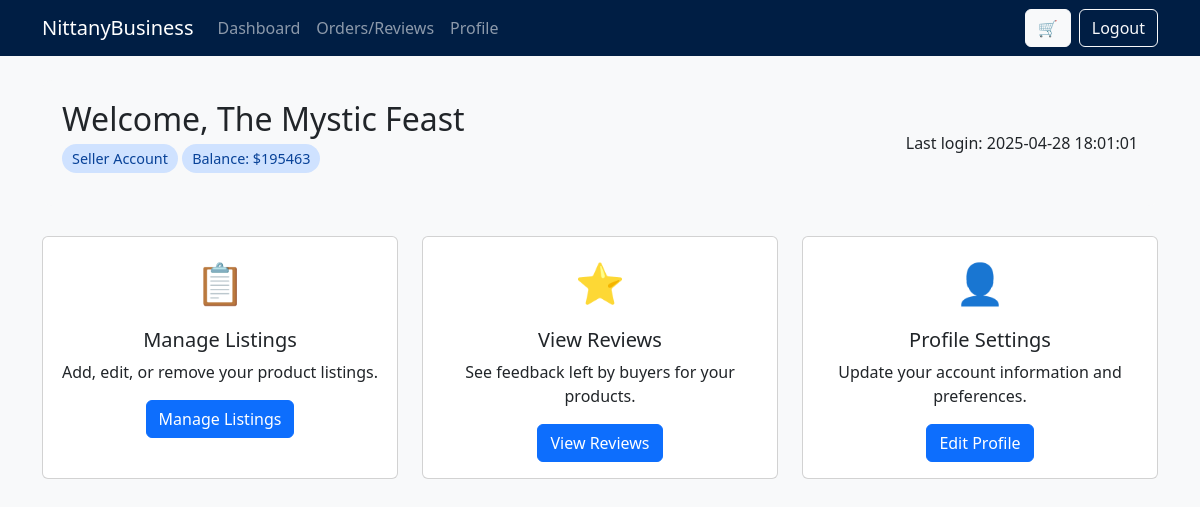
The app's page /dashboard (signed in), older data.
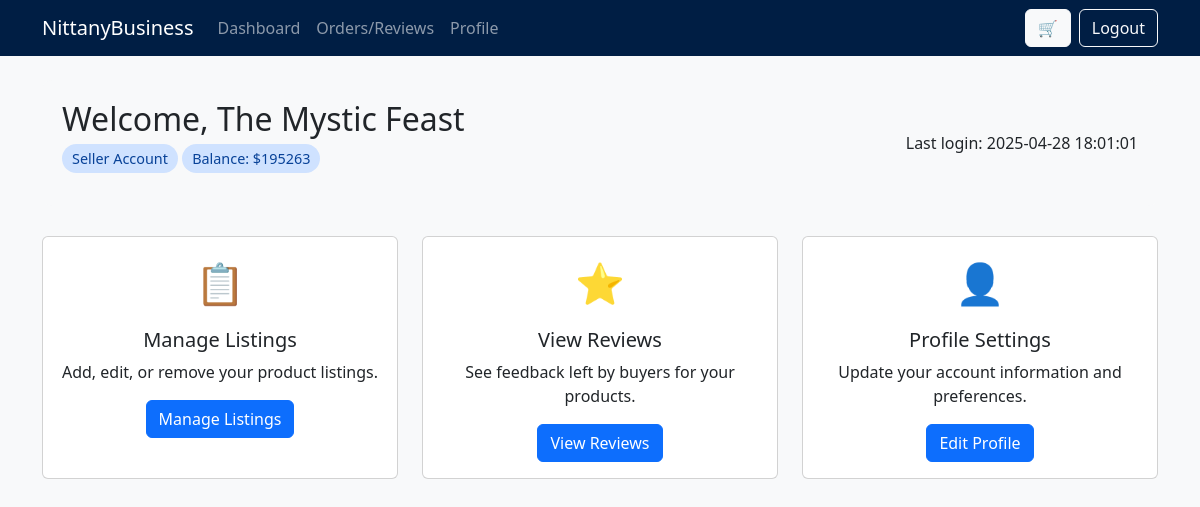
The same page, newer data.
### tables this page shows
CREATE TABLE Sellers (
            email TEXT PRIMARY KEY,
            business_name TEXT NOT NULL,
            business_address_id TEXT NOT NULL,
            bank_routing_number INTEGER NOT NULL,
            bank_account_number INTEGER NOT NULL,
            balance INTEGER NOT NULL,
            FOREIGN KEY (email) REFERENCES Users (email) ON UPDATE CASCADE,
            FOREIGN KEY (business_address_id) REFERENCES Address (address_id)
        );

### V1/nittany-business/app.py (the view)
@app.route('/dashboard')
def dashboard():
    message, success = None, False
    flashed = get_flashed_messages(with_categories=True)
    if flashed:
        success, message = flashed[0]
    if 'user' not in session:
        return redirect(url_for('login'))
    user = session['user']
    if not isinstance(user, dict):
        user = {'name': 'Demo User', 'type': 'buyer', 'last_login': datetime.now().strftime('%Y-%m-%d %H:%M:%S')}
    else:
        user['last_login'] = datetime.now().strftime('%Y-%m-%d %H:%M:%S')
    if (user['type'] == 'Seller'):
        connection = sql.connect(DATABASE)
        cursor = connection.cursor()
        cursor.execute('''
            SELECT (balance)
            FROM Sellers S
            WHERE S.email = ?
            ''', (user['id'],))
        balance = cursor.fetchone()[0]
    else:
        balance = 0
    return render_template('dashboard.html', user=user, message=message, success=success, balance=balance)

### V1/nittany-business/templates/dashboard.html (shortened to what this page needs)
<!DOCTYPE html>
<html lang="en">
<head>
    <link href="https://cdn.jsdelivr.net/npm/bootstrap@5.3.0/dist/css/bootstrap.min.css" rel="stylesheet">
    <link rel="stylesheet" href="{{ url_for('static', filename='css/styles.css') }}">
</head>
<body>
    {% include 'navbar.html' %}
    <div class="container mt-4">
        <div class="user-welcome">
            <div class="d-flex justify-content-between align-items-center">
                <div>
                    <h2>Welcome, {{ user.name }}</h2>
                    <p>
                        {% if user.type == 'Buyer' %}
                        <span class="user-type-badge buyer-badge">Buyer Account</span>
                        {% elif user.type == 'Seller' %}
                        <span class="user-type-badge seller-badge">Seller Account</span>
                        <span class="user-type-badge seller-badge">Balance: ${{ balance }}</span>
                        {% elif user.type == 'Help Desk' %}
                        <span class="user-type-badge helpdesk-badge">HelpDesk Account</span>
                        {% endif %}
                    </p>
                </div>
                <div>
                    <p class="mb-0">Last login: {{ user.last_login }}</p>
                </div>
            </div>
        </div>
        <div class="row row-cols-1 row-cols-md-3 g-4">
            {% if user.type == 'Seller' %}
            <div class="col">
                <div class="card dashboard-card">
                    <div class="card-body text-center">
                        <div class="dashboard-icon">📋</div>
                        <h5 class="card-title">Manage Listings</h5>
                        <p class="card-text">Add, edit, or remove your product listings.</p>
                        <a href="{{ url_for('productListings') }}" class="btn btn-primary">Manage Listings</a>
                    </div>
                </div>
            </div>
            <div class="col">
                <div class="card dashboard-card">
                    <div class="card-body text-center">
                        <div class="dashboard-icon">⭐</div>
                        <h5 class="card-title">View Reviews</h5>
                        <p class="card-text">See feedback left by buyers for your products.</p>
                        <a href="{{ url_for('seller_reviews') }}" class="btn btn-primary">View Reviews</a>
                    </div>
                </div>
            </div>
            {% endif %}
            <div class="col">
                <div class="card dashboard-card">
                    <div class="card-body text-center">
                        <div class="dashboard-icon">👤</div>
                        <h5 class="card-title">Profile Settings</h5>
                        <p class="card-text">Update your account information and preferences.</p>
                        <a href="{{ url_for('profile') }}" class="btn btn-primary">Edit Profile</a>
                    </div>
                </div>
            </div>
        </div>
    </div>
</body>
</html>

Row changes from the older to the newer data that the page shows:
changed Sellers "The Mystic Feast": balance "195463" → "195263"
